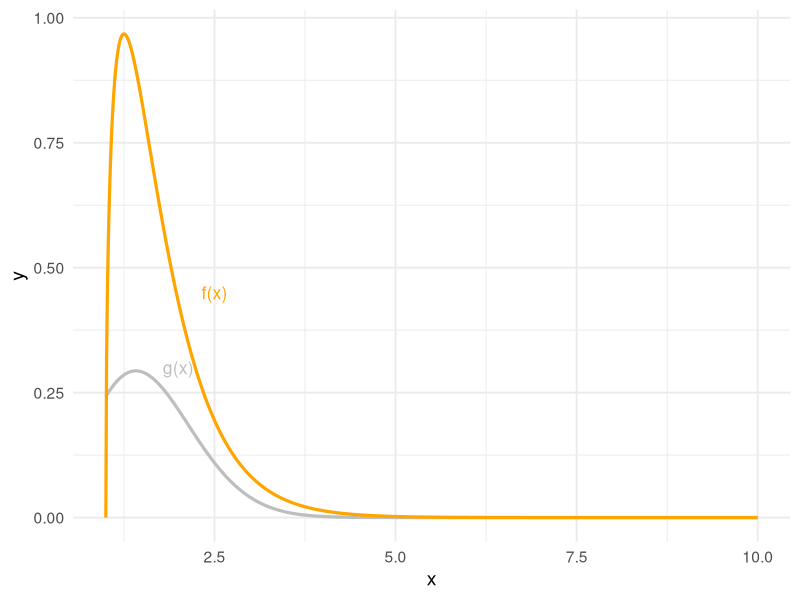

Write the R code that produced this figure.
## ---- chunk 1
#| echo: false

set.seed(20230312)
## ---- chunk 2
g <- function(t) sin(t)
u <- runif(10000, 0, pi/3)
pi/3 * mean(g(u))
## ---- chunk 3
m <- 10000

# simple Monte-Carlo integration
g <- function(x) exp(-x)
u <- runif(m, 0, 1/2)
theta <- 1/2 * mean(g(u))
var_theta <- var(g(u)) / m

# hit-or-miss
e <- rexp(m, 1)
I <- e <= 1/2
theta_star <- mean(I)
var_theta_star <- theta_star * (1 - theta_star) / m

c("Variance - Simple MC" = var_theta, "Variance - Hit or Miss" = var_theta_star)
## ---- chunk 4
# empirical estimates of Cov(e^U, e^{1-U}) and Var(e^U + e^{1-U})
f <- function(x) exp(x)
u <- runif(500)
v <- 1 - u

cov_uv <- cov(f(u), f(v))
var_u_plus_v <- var(f(u)) + var(f(v)) + cov_uv
## ---- chunk 5
rayleigh <- function(n, sigma, anti = TRUE) {
  u <- runif(n / 2)
  v <- if (anti) 1 - u else runif(n / 2)
  u <- c(u, v)
  sqrt(-2 * sigma^2 * log(u))
}

independent <- rayleigh(n = 3000, sigma = 2, anti = FALSE)
antithetic <- rayleigh(n = 3000, sigma = 2, anti = TRUE)

# f(x_1, x_2, ..., x_1500) ~ X_1
# f(x_1501, x_1502, ..., x_3000) ~ X_2
X1 <- independent[1:1500]
X2 <- independent[1501:3000]

# f(x_1, x_2, ..., x_1500) ~ X
# f(1 - x_1, 1 - x_2, ... 1 - x_1500) ~ X'
X <- antithetic[1:1500]
Xp <- antithetic[1501:3000]

# calculate variances
v1 <- 1/4 * var(X1) + 1/4 * var(X2) + 1/4 * 2 * cov(X1, X2)
v2 <- 1/4 * var(X) + 1/4 * var(Xp) + 1/4 * 2 * cov(X, Xp)

# percent reduction
p <- (v1 - v2) / v1
## ---- chunk 6
g <- function(x) x^2 / sqrt(2 * pi) * exp(-x^2 / 2)
f <- function(x) 1 / gamma(3 / 2) * 2^(3/2) * (x - 1)^(3/2 - 1) * exp(-2 * (x - 1))
x <- seq(1, 10, 0.01)
d <- data.frame(x = x, y0 = g(x), y1 = f(x))

library(ggplot2)

theme_set(theme_minimal(base_size = 14))

ggplot(d, aes(x = x)) +
  geom_line(aes(y = y0), size = 1.1, color = "grey") +
  geom_line(aes(y = y1), size = 1.1, color = "orange") +
  annotate("text", x = 2.0, y = 0.3, label = "g(x)", color = "grey", size = 4.5) +
  annotate("text", x = 2.5, y = 0.45, label = "f(x)", color = "orange", size = 4.5) +
  labs(x = "x", y = "y")
## ---- chunk 7
x <- rgamma(10000, 3/2, 2) + 1
theta <- mean(g(x) / f(x))
theta

integrate(g, 1, Inf)
